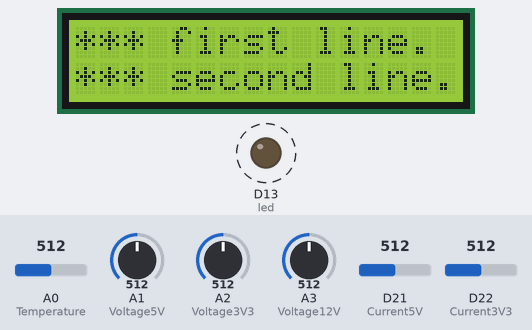
A sketch run on a simulated Arduino Zero (SAMD21). Parts: 16×2 character LCD, output pins drawn as LEDs (lit = HIGH). Dashed ring = blinking. The inputs (shaded band) are chosen by the test bench; at power-on: A0 (Temperature) = 512, A1 (Voltage5V) = 512, A2 (Voltage3V3) = 512, A3 (Voltage12V) = 512, D21 (Current5V) = 512, D22 (Current3V3) = 512 (analog values on the 0–1023 scale).

Above: at 1.35 s.
Timing chart, 0 to 130.0 s (numbered marks = the images above):
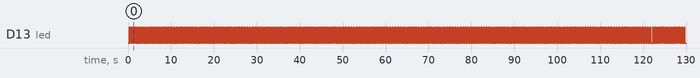

Measured:
- by itself, D13 (led): alternates HIGH for 0.30 s and LOW for 0.30 s

The sketch:

Display-code.ino
```cpp
/*
Bench power supply display control, showing voltages and currents.
Using the Xiao SAMD21 microcontroller programmed with Arduino and showing:
- 5V voltage and current
- 3V3 voltage and current
- 12V voltage

Featuring an i2c 16x2 LCD display and 4.5-11.5V variable power supply
*/

#include <Wire.h>
//#include <LiquidCrystal_I2C.h>
#include <LiquidCrystal_PCF8574.h>

// Pin definitions
#define Temperature A0
#define Voltage5V   A1
#define Voltage3V3  A2
#define Voltage12V  A3
#define Current5V   A7
#define Current3V3  A8
#define led         13

// LCD parameters
#define col   16
#define lin   2
#define addr  0x3F
//LiquidCrystal_I2C lcd(addr, col, lin);
LiquidCrystal_PCF8574 lcd(0x3F);

// Timers and globals
unsigned long ledtime = 0;
unsigned long ntctime = 0;
unsigned long lcdtime = 0;
unsigned long analogReadingsTime = 0;
double tempCelsius = 0.0;
float voltagesAndCurrents[5] = {0};        // Index: 0=5V, 1=3V3, 2=12V, 3=5V current, 4=3V3 current
static int counter = 0;
static float averagedValues[5] = {0};

// Thermistor parameters
const double beta = 3950.0;
const double r0 = 10000.0;
const double t0 = 273.0 + 25.0;
const double rx = r0 * exp(-beta / t0);

// Voltage divider and ADC setup
const double vcc = 4.92;
const double R = 9810.0;
const int nAmostras = 5;

int error;

void setup() {
  Wire.begin();
  Wire.beginTransmission(0x3F);
  analogReadResolution(12); // 12-bit ADC for SAMD21 (0-4095)
  pinMode(led, OUTPUT);

  error = Wire.endTransmission();


  if (error == 0) {

    int show = 0;
    lcd.begin(16, 2);  // initialize the lcd

    //lcd.createChar(1, dotOff);
    //lcd.createChar(2, dotOn);

  } else {

  }  // if

  //lcd.init();
  //lcd.backlight();
  lcd.setBacklight(127);
  //lcd.clear();
}

void loop() {
  blinkLED();
  tempCelsius = readTemperature();
  readVoltagesAndCurrents(voltagesAndCurrents);
  updateDisplay(tempCelsius, voltagesAndCurrents);
}

void blinkLED() {
  if (millis() - ledtime > 300) {
    ledtime = millis();
    digitalWrite(led, !digitalRead(led));
  }
}

float readTemperature() {
  if (millis() - ntctime > 1000) {
    ntctime = millis();
    int soma = 0;
    for (int i = 0; i < nAmostras; i++) {
      soma += analogRead(Temperature);
      delay(10);
    }

    double v = (vcc * soma) / (nAmostras * 4096.0);
    double rt = (vcc * R) / v - R;
    double t = beta / log(rt / rx);
    tempCelsius = t - 273.0;
  }
  return tempCelsius;
}

void readVoltagesAndCurrents(float voltagesAndCurrents[5]) {
  if (millis() - analogReadingsTime > 50) {
    analogReadingsTime = millis();
    counter++;

    if (counter < 5) {
      voltagesAndCurrents[0] += analogRead(Voltage5V) * (3.3 / 4096.0) * 2; // voltage divider x2
      voltagesAndCurrents[1] += analogRead(Voltage3V3) * (3.3 / 4096.0) * 2;
      voltagesAndCurrents[2] += analogRead(Voltage12V) * ((3.3 / 4096.0) / 0.15); // assume scaling factor
      voltagesAndCurrents[3] += ((analogRead(Current5V) * (5.0 / 4096.0)) - 2.5) * 5.4;
      voltagesAndCurrents[4] += ((analogRead(Current3V3) * (5.0 / 4096.0)) - 2.5) * 5.4;
    } else {
      counter = 0;
      for (int i = 0; i < 5; i++) {
        averagedValues[i] = voltagesAndCurrents[i] / 4.0;
        voltagesAndCurrents[i] = 0; // reset accumulation
      }
    }
  }
}

void updateDisplay(double tempCelsius, float voltagesAndCurrents[5]) {
  if (millis() - lcdtime > 1000) {
    lcdtime = millis();
    //lcd.clear();
    /*lcd.setCursor(0, 0);
    lcd.print("T:");
    lcd.print(tempCelsius, 1);
    lcd.print((char)223); // degree symbol
    lcd.print("C ");

    lcd.print("5V:");
    lcd.print(averagedValues[0], 1);

    lcd.setCursor(0, 1);
    lcd.print("3V3:");
    lcd.print(averagedValues[1], 1);

    lcd.print(" 12V:");
    lcd.print(averagedValues[2], 1);*/
    lcd.setCursor(0, 0);
    lcd.print("*** first line.");
    lcd.setCursor(0, 1);
    lcd.print("*** second line.");
  }
}
```
